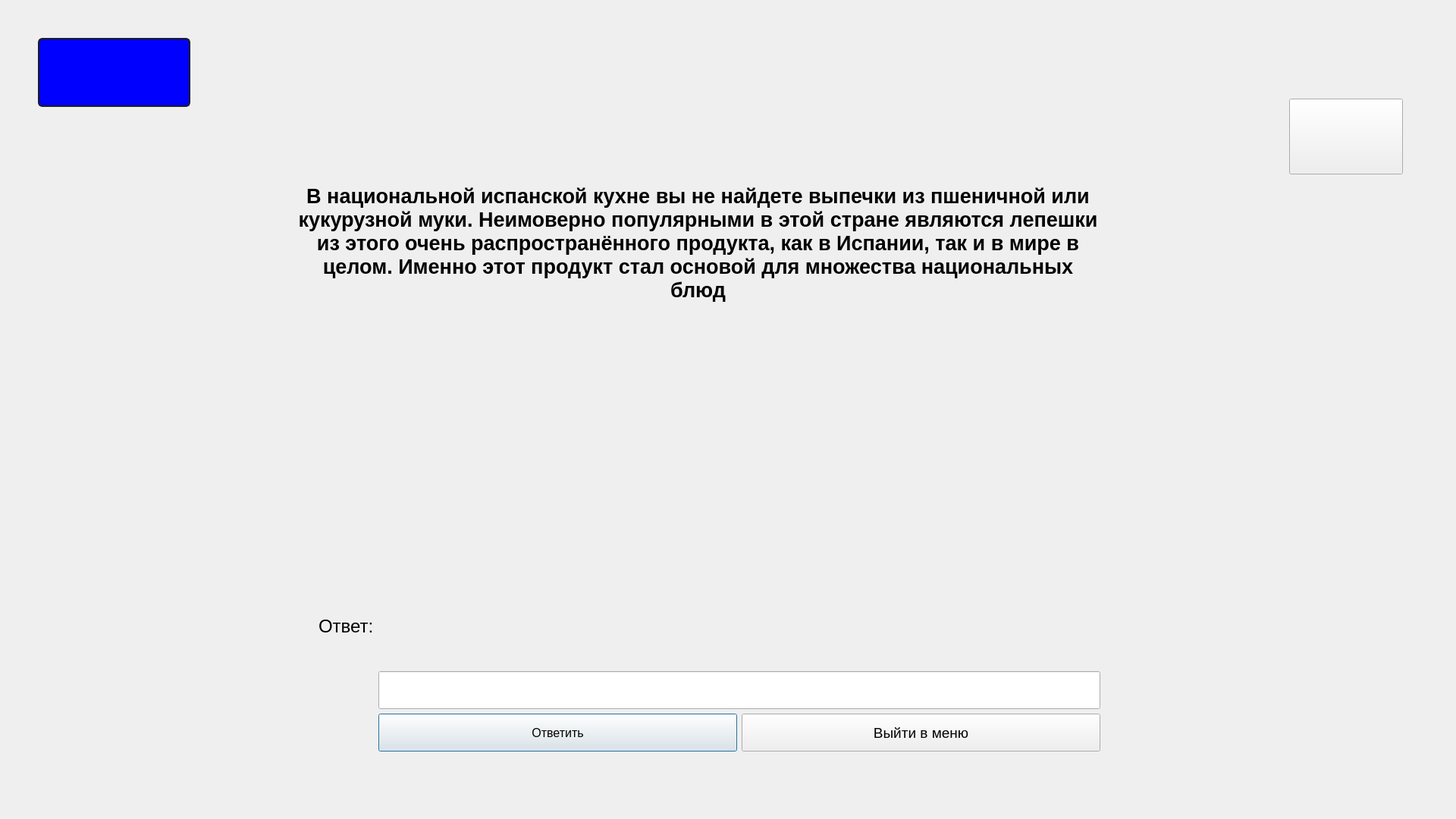
<?xml version="1.0" encoding="UTF-8"?>
<ui version="4.0">
 <class>window211</class>
 <widget class="QDialog" name="window211">
  <property name="geometry">
   <rect>
    <x>0</x>
    <y>0</y>
    <width>1920</width>
    <height>1080</height>
   </rect>
  </property>
  <property name="windowTitle">
   <string>Dialog</string>
  </property>
  <widget class="QStackedWidget" name="stackedWidget">
   <property name="geometry">
    <rect>
     <x>-50</x>
     <y>120</y>
     <width>1920</width>
     <height>1080</height>
    </rect>
   </property>
   <property name="currentIndex">
    <number>0</number>
   </property>
   <widget class="QWidget" name="page">
    <widget class="QLabel" name="label">
     <property name="geometry">
      <rect>
       <x>440</x>
       <y>10</y>
       <width>1061</width>
       <height>381</height>
      </rect>
     </property>
     <property name="font">
      <font>
       <pointsize>20</pointsize>
       <weight>75</weight>
       <bold>true</bold>
      </font>
     </property>
     <property name="text">
      <string>В национальной испанской кухне вы не найдете выпечки из пшеничной или кукурузной муки. Неимоверно популярными в этой стране являются лепешки из этого очень распространённого продукта, как в Испании, так и в мире в целом. Именно этот продукт стал основой для множества национальных блюд</string>
     </property>
     <property name="textFormat">
      <enum>Qt::AutoText</enum>
     </property>
     <property name="scaledContents">
      <bool>false</bool>
     </property>
     <property name="alignment">
      <set>Qt::AlignCenter</set>
     </property>
     <property name="wordWrap">
      <bool>true</bool>
     </property>
    </widget>
    <widget class="QWidget" name="layoutWidget">
     <property name="geometry">
      <rect>
       <x>470</x>
       <y>540</y>
       <width>1031</width>
       <height>331</height>
      </rect>
     </property>
     <layout class="QHBoxLayout" name="horizontalLayout_2">
      <item>
       <widget class="QLabel" name="label_4">
        <property name="minimumSize">
         <size>
          <width>0</width>
          <height>100</height>
         </size>
        </property>
        <property name="font">
         <font>
          <pointsize>18</pointsize>
         </font>
        </property>
        <property name="text">
         <string>Ответ:</string>
        </property>
       </widget>
      </item>
      <item>
       <layout class="QVBoxLayout" name="verticalLayout">
        <item>
         <widget class="QLabel" name="label_result">
          <property name="minimumSize">
           <size>
            <width>0</width>
            <height>200</height>
           </size>
          </property>
          <property name="font">
           <font>
            <pointsize>30</pointsize>
            <weight>75</weight>
            <bold>true</bold>
           </font>
          </property>
          <property name="styleSheet">
           <string notr="true"/>
          </property>
          <property name="text">
           <string/>
          </property>
         </widget>
        </item>
        <item>
         <widget class="QLineEdit" name="lineEdit_answer">
          <property name="minimumSize">
           <size>
            <width>0</width>
            <height>50</height>
           </size>
          </property>
          <property name="font">
           <font>
            <pointsize>20</pointsize>
            <weight>75</weight>
            <bold>true</bold>
           </font>
          </property>
          <property name="text">
           <string/>
          </property>
         </widget>
        </item>
        <item>
         <layout class="QHBoxLayout" name="horizontalLayout">
          <item>
           <widget class="QPushButton" name="pushButton_answer">
            <property name="enabled">
             <bool>true</bool>
            </property>
            <property name="minimumSize">
             <size>
              <width>0</width>
              <height>50</height>
             </size>
            </property>
            <property name="font">
             <font>
              <pointsize>12</pointsize>
             </font>
            </property>
            <property name="text">
             <string>Ответить</string>
            </property>
           </widget>
          </item>
          <item>
           <widget class="QPushButton" name="pushButton_11">
            <property name="minimumSize">
             <size>
              <width>0</width>
              <height>50</height>
             </size>
            </property>
            <property name="font">
             <font>
              <pointsize>14</pointsize>
             </font>
            </property>
            <property name="text">
             <string>Выйти в меню</string>
            </property>
           </widget>
          </item>
         </layout>
        </item>
       </layout>
      </item>
     </layout>
    </widget>
    <widget class="QPushButton" name="show_hit">
     <property name="geometry">
      <rect>
       <x>1750</x>
       <y>10</y>
       <width>150</width>
       <height>100</height>
      </rect>
     </property>
     <property name="text">
      <string/>
     </property>
    </widget>
   </widget>
   <widget class="QWidget" name="page_2">
    <widget class="QPushButton" name="close_hit">
     <property name="geometry">
      <rect>
       <x>1750</x>
       <y>10</y>
       <width>150</width>
       <height>100</height>
      </rect>
     </property>
     <property name="text">
      <string/>
     </property>
    </widget>
    <widget class="QLabel" name="label_3">
     <property name="geometry">
      <rect>
       <x>440</x>
       <y>10</y>
       <width>1060</width>
       <height>200</height>
      </rect>
     </property>
     <property name="font">
      <font>
       <pointsize>20</pointsize>
       <weight>75</weight>
       <bold>true</bold>
      </font>
     </property>
     <property name="text">
      <string/>
     </property>
     <property name="alignment">
      <set>Qt::AlignCenter</set>
     </property>
    </widget>
   </widget>
   <widget class="QWidget" name="page_3"/>
  </widget>
  <widget class="QLabel" name="label_score">
   <property name="geometry">
    <rect>
     <x>50</x>
     <y>50</y>
     <width>201</width>
     <height>91</height>
    </rect>
   </property>
   <property name="styleSheet">
    <string notr="true">QLabel
{
font-weight: bold;
    color: yellow;
    background-color: blue;
    border-width: 2px;
    border-color: #1e1e1e;
    border-style: solid;
    border-radius: 6;
    padding: 3px;
    font-size: 40px;
    padding-left: 5px;
    padding-right: 5px;
}

QPushButton:pressed
{
    background-color: QLinearGradient( x1: 0, y1: 0, x2: 0, y2: 1, stop: 0 #2d2d2d, stop: 0.1 #2b2b2b, stop: 0.5 #292929, stop: 0.9 #282828, stop: 1 #252525);
}

QPushButton:hover
{
    border: 2px solid QLinearGradient( x1: 0, y1: 0, x2: 0, y2: 1, stop: 0 #ffa02f, stop: 1 #d7801a);
}

QPushButton:focus {
    border-color: yellow;
   outline: none;
}</string>
   </property>
   <property name="text">
    <string/>
   </property>
  </widget>
  <widget class="QLabel" name="label_2">
   <property name="geometry">
    <rect>
     <x>0</x>
     <y>0</y>
     <width>1920</width>
     <height>1080</height>
    </rect>
   </property>
   <property name="text">
    <string/>
   </property>
  </widget>
  <zorder>label_2</zorder>
  <zorder>stackedWidget</zorder>
  <zorder>label_score</zorder>
 </widget>
 <resources/>
 <connections/>
</ui>
